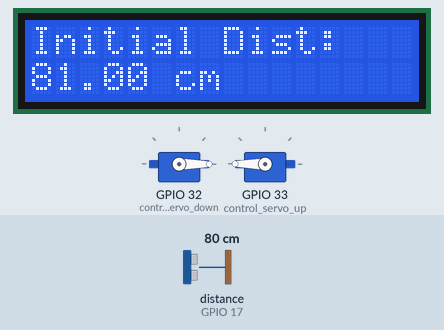
Simulated run of this sketch. Board: ESP32. Parts: 16×2 character LCD, 2 × servo. The inputs (shaded band) are chosen by the test bench; at power-on: distance to the obstacle (sensor on GPIO 17) 80 cm. The echo pulse lasts 58.3 µs per cm; random numbers use the default seed unless the sketch sets one; what the sketch prints to the serial monitor is not drawn.

Above: at 1.2 s.
At 4.3 s:
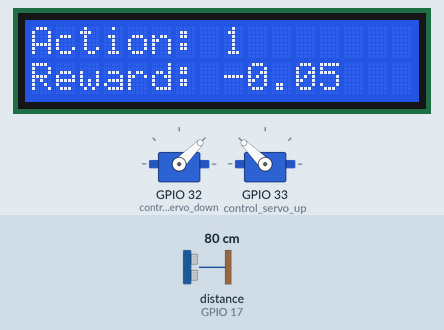
4.4 s: distance to the obstacle (sensor on GPIO 17) set to 2 cm
At 5.9 s:
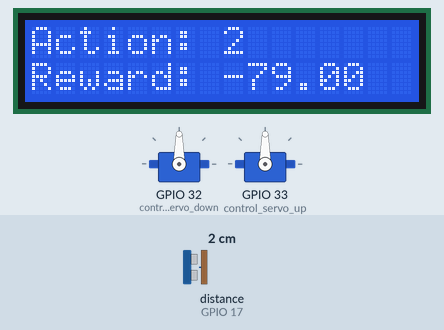
9.1 s: distance to the obstacle (sensor on GPIO 17) set to 4 cm
At 11.2 s:
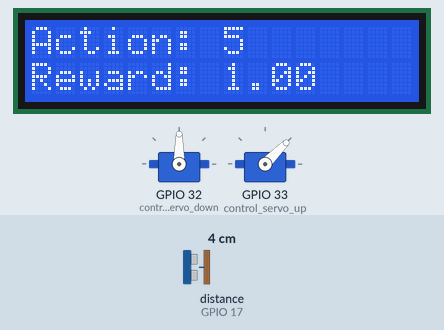
13.8 s: distance to the obstacle (sensor on GPIO 17) set to 9 cm
At 15.83 s:
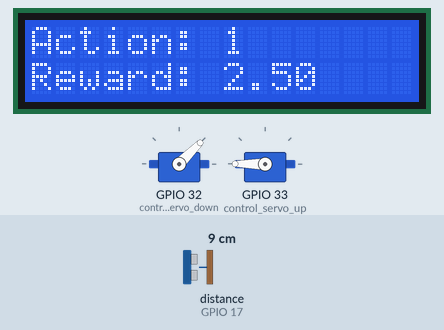
Timing chart, 0 to 36.1 s (numbered marks = the images above; inputs shaded):
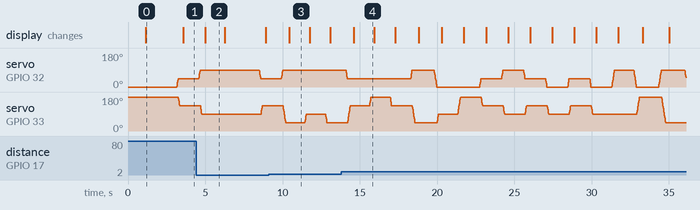

The sketch:

main.ino
```cpp
#include <ESP32Servo.h>
#include <Wire.h>
#include <LiquidCrystal_I2C.h>
#include <NewPing.h>
#include <math.h>

// --- Pin definitions ---
const int triggerPin = 5;
const int echoPin = 17;
const int control_servo_down = 32;
const int control_servo_up = 33;
#define MAX_DISTANCE 200 // Max sonar distance in cm

// --- Objects ---
LiquidCrystal_I2C lcd(0x27, 16, 2);
Servo servodown;
Servo servoup;
NewPing sonar(triggerPin, echoPin, MAX_DISTANCE);

// --- Q-Learning Parameters ---
const int ACTION_COUNT = 6;
const float LEARNING_RATE = 0.1; // Alpha
const float DISCOUNT_FACTOR = 0.9; // Gamma
const float EPSILON_START = 1.0;
const float EPSILON_END = 0.1;
const float EPSILON_DECAY = 0.9995; // A small decay rate

float epsilon = EPSILON_START;
float qTable[ACTION_COUNT] = {0.0}; // The Q-table, a single state with 6 actions

// --- Bot State and Action Definitions ---
struct Action {
    int down_angle;
    int up_angle;
};
Action actions[ACTION_COUNT] = {
    {0, 180}, {45, 135}, {90, 90},
    {0, 90}, {45, 180}, {90, 45}
};

float lastDistance = 0.0;
const float MIN_EFFECTIVE_DIFF = 2.0;
const int MOVE_DELAY_MS = 200; // Delay between servo movements

// --- Function Prototypes ---
float getDistance();
void moveServoSmooth(Servo &servo, int from, int to, int step, int pause);
void doAction(int actionIndex);
float getReward(float oldDistance, float newDistance);
int selectAction();
void updateQTable(int actionIndex, float reward);
void lcdDisplay(const String& line1, const String& line2);

// --- Main Functions ---
void setup() {
    Serial.begin(115200);
    lcd.init();
    lcd.backlight();
    lcdDisplay("RL Crawler Bot", "Initializing...");

    servodown.attach(control_servo_down, 600, 2400);
    servoup.attach(control_servo_up, 600, 2400);
    servodown.write(0);
    servoup.write(180);

    delay(1000);
    lcdDisplay("Ready!", "Get last dist...");

    lastDistance = getDistance();
    if (lastDistance <= 0) {
        lcdDisplay("Sensor Error!", "Restarting...");
        delay(2000);
        ESP.restart(); // Restart if the sensor fails initially
    }
    lcdDisplay("Initial Dist:", String(lastDistance) + " cm");
    delay(2000);
}

void loop() {
    int selectedAction = selectAction();
    float oldDistance = lastDistance;

    doAction(selectedAction);

    lastDistance = getDistance();
    float reward = getReward(oldDistance, lastDistance);

    updateQTable(selectedAction, reward);

    epsilon = max(EPSILON_END, epsilon * EPSILON_DECAY);

    // Display current state
    lcdDisplay("Action: " + String(selectedAction), "Reward: " + String(reward, 2));

    // Serial debug output
    Serial.print("Epsilon: "); Serial.print(epsilon);
    Serial.print(" | Action: "); Serial.print(selectedAction);
    Serial.print(" | Reward: "); Serial.print(reward);
    Serial.print(" | Q_Val: "); Serial.println(qTable[selectedAction]);

    delay(1000);
}

// --- Helper Functions ---
float getDistance() {
    float d = sonar.ping_cm();
    return d > 0 ? d : -1.0;
}

void moveServoSmooth(Servo &servo, int from, int to, int step, int pause) {
    if (from < to) {
        for (int pos = from; pos <= to; pos += step) {
            servo.write(pos);
            delay(pause);
        }
    } else {
        for (int pos = from; pos >= to; pos -= step) {
            servo.write(pos);
            delay(pause);
        }
    }
}

void doAction(int actionIndex) {
    Action act = actions[actionIndex];
    int currentDown = servodown.read();
    int currentUp = servoup.read();

    // Smoothly move servos to the new position
    moveServoSmooth(servodown, currentDown, act.down_angle, 5, 10);
    moveServoSmooth(servoup, currentUp, act.up_angle, 5, 10);

    delay(MOVE_DELAY_MS);
}

float getReward(float oldDistance, float newDistance) {
    // Large penalty for sensor failure or no echo
    if (newDistance <= 0) {
        return -10.0;
    }

    float diff = newDistance - oldDistance;

    // A small dead zone to ignore minor sensor noise
    const float DISTANCE_NOISE_THRESHOLD = 0.5; // e.g., 0.5 cm

    // Check for significant forward movement
    if (diff > DISTANCE_NOISE_THRESHOLD) {
        // Reward is proportional to the distance gained.
        // The more it moves forward, the higher the reward.
        // We'll scale it so that a 10cm move gives a reward of 1.0, for example.
        // This is a form of shaping the reward.
        return diff * 0.5; // You can adjust this scaling factor
    }
    // Check for significant backward movement
    else if (diff < -DISTANCE_NOISE_THRESHOLD) {
        // Penalty is also proportional to how much it moved backward
        return diff * 1.0; // diff is negative, so this is a penalty
    }
    // If movement is within the noise threshold (neutral zone)
    else {
        // A very small, constant penalty for not making meaningful progress.
        // This encourages the bot to keep trying to move forward.
        return -0.05;
    }
}

int selectAction() {
    if ((float)random(1000) / 1000.0 < epsilon) {
        // Explore: take a random action
        return random(ACTION_COUNT);
    } else {
        // Exploit: take the best action from the Q-table
        int bestAction = 0;
        for (int i = 1; i < ACTION_COUNT; i++) {
            if (qTable[i] > qTable[bestAction]) {
                bestAction = i;
            }
        }
        return bestAction;
    }
}

void updateQTable(int actionIndex, float reward) {
    float maxQ = 0.0;
    for (int i = 0; i < ACTION_COUNT; i++) {
        if (qTable[i] > maxQ) {
            maxQ = qTable[i];
        }
    }

    // Q-learning update formula
    // Q(s, a) = Q(s, a) + alpha * (reward + gamma * max(Q(s')) - Q(s, a))
    qTable[actionIndex] += LEARNING_RATE * (reward + DISCOUNT_FACTOR * maxQ - qTable[actionIndex]);
}

void lcdDisplay(const String& line1, const String& line2) {
    lcd.clear();
    lcd.print(line1);
    lcd.setCursor(0, 1);
    lcd.print(line2);
}
```

Measured:
- what the display in image 0 shows lasts 2.5 s, from 1.1 s to 3.6 s
- what the display in image 2 shows lasts 1.2 s, from 5.0 s to 6.2 s
- what the display in image 3 shows lasts 1.4 s, from 10.4 s to 11.8 s
